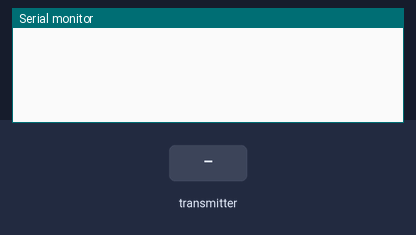
Bench run of a sketch on a simulated ESP32. On the bench: the last lines printed to the serial monitor. The inputs (shaded band) are chosen by the test bench.

Above: at 1.2 s.
1.3 s: the transmitter starts sending Pair1 = 0
At 1.66 s:
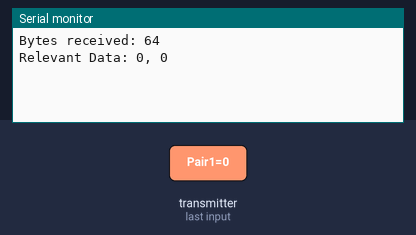
2.8 s: the transmitter starts sending Pair5 = 1024
At 3.16 s:
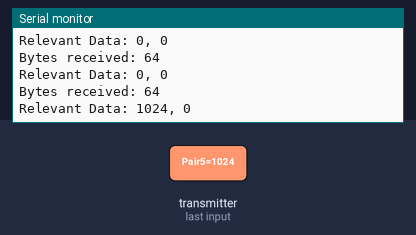
4.3 s: the transmitter starts sending Pair6 = 1024
At 4.66 s:
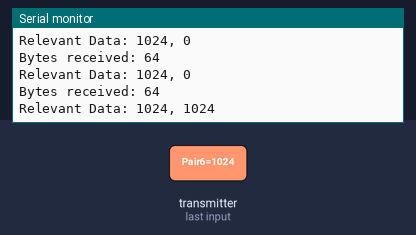
5.8 s: the transmitter starts sending Pair5 = 0
At 6.16 s:
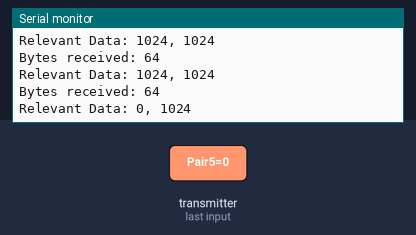
7.3 s: the transmitter starts sending Pair6 = 2048
At 7.66 s:
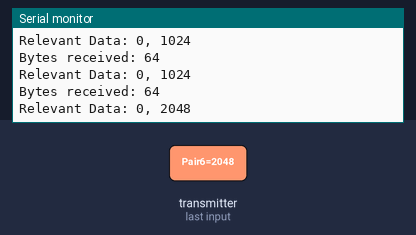
Timing chart, 0 to 9.8 s (numbered marks = the images above; inputs shaded):
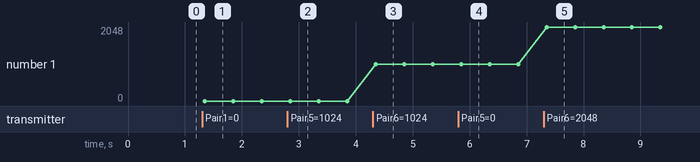

Measured:
- after the input at 1.3 s, the serial monitor: prints a new line after 0.05 s (image 1)
- after the input at 2.8 s, the serial monitor: prints a new line after 0.05 s (image 2)
- after the input at 4.3 s, the serial monitor: prints a new line after 0.05 s (image 3)
- after the input at 5.8 s, the serial monitor: prints a new line after 0.05 s (image 4)
- after the input at 7.3 s, the serial monitor: prints a new line after 0.05 s (image 5)
- plotted number 1: 1024 → 2048 after the input at 7.3 s

The sketch:

ESP_receiver_base.ino
```cpp
#include <esp_now.h>
#include <WiFi.h>

typedef struct DataStruct {
  int Pair1;
  int Pair2;
  int Pair3;
  int Pair4;
  int Pair5;
  int Pair6;
  int Pair7;
  int Pair8;
  int Pair9;
  int Pair10;
  int Pair11;
  int Pair12;
  int Pair13;
  int Pair14;
  int Pair15;
  int Pair16;
}DataStruct;
DataStruct Data;
#define CHANNEL 1

void setup() {
  Serial.begin(9600);
  WiFi.mode(WIFI_STA);

  //Init ESP-NOW
  if (esp_now_init() != ESP_OK) {
    Serial.println("Error initializing ESP-NOW");
    return;}
  esp_now_register_recv_cb(OnDataRecv);

}

void loop() {
  // put your main code here, to run repeatedly:

}

void OnDataRecv(const uint8_t * mac, const uint8_t *incomingData, int len) {
  memcpy(&Data, incomingData, sizeof(Data));
  Serial.print("Bytes received: ");
  Serial.println(len);
  Serial.print("Relevant Data: ");
  Serial.print(Data.Pair5);
  Serial.print(", ");
  Serial.println(Data.Pair6);
}
```
